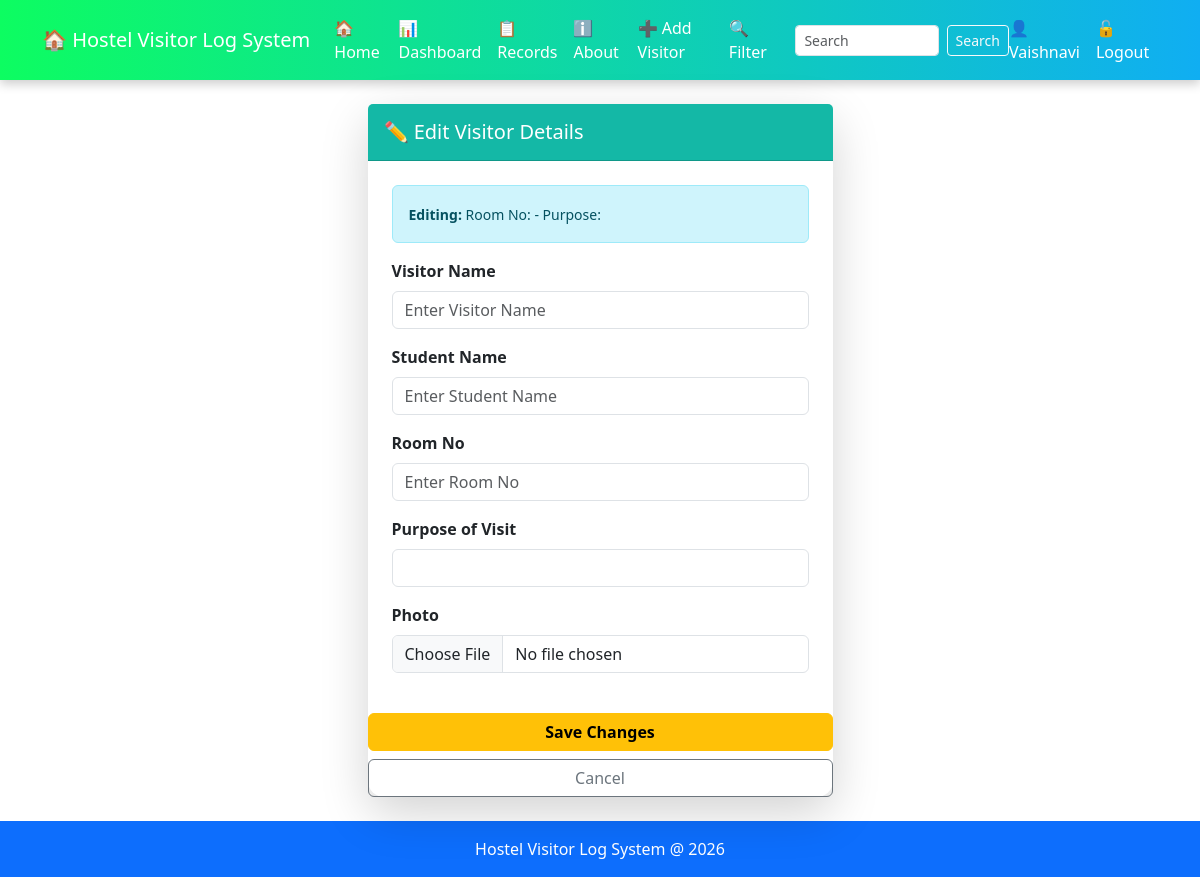
The app's page /edit_visitor/5 (signed in), older data.
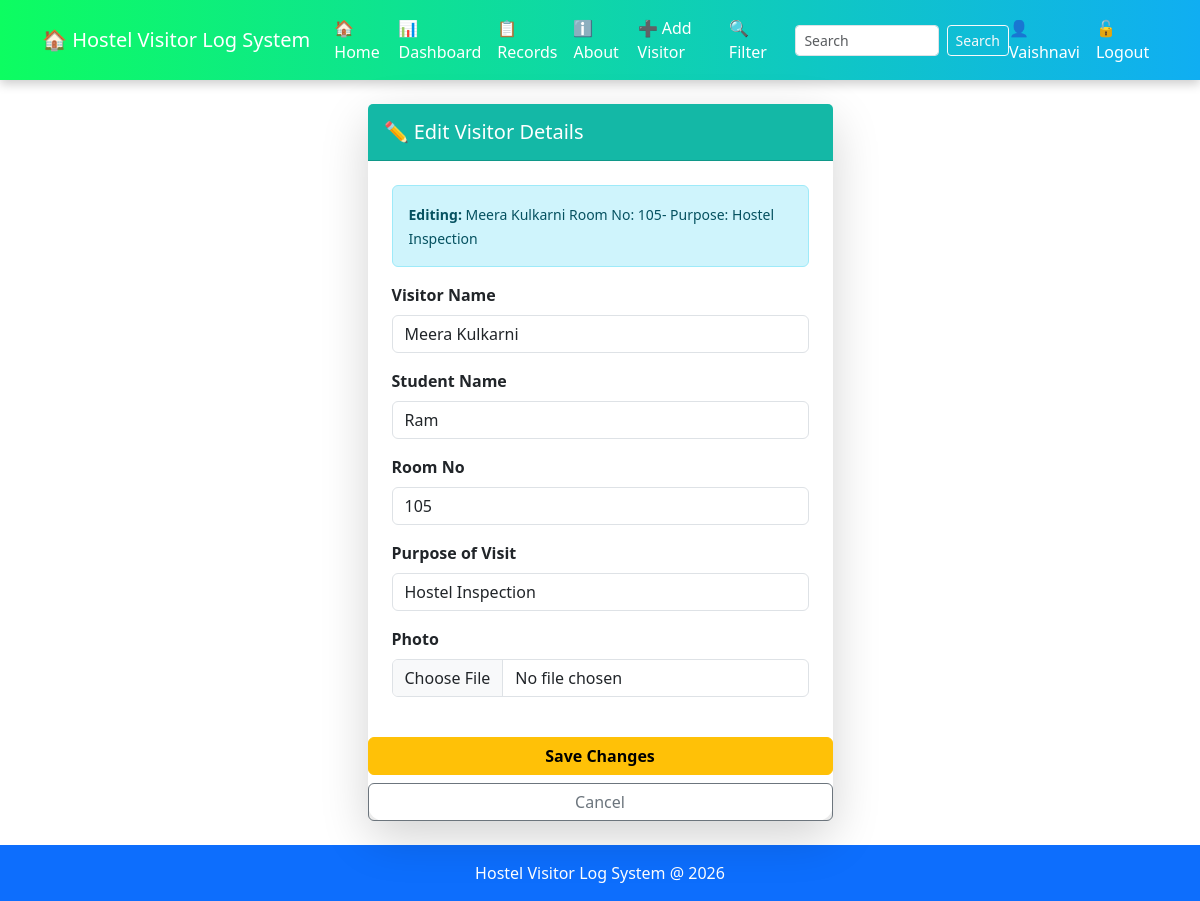
The same page, newer data.
### tables this page shows
CREATE TABLE visitors(
        id INTEGER PRIMARY KEY AUTOINCREMENT,
        visitor_name TEXT NOT NULL,
        student_name TEXT NOT NULL,
        room_no TEXT NOT NULL,
        purpose TEXT NOT NULL
    );

### app.py (the view, shortened to what this page needs)
@app.route("/edit_visitor/<int:id>", methods=["GET", "POST"])
def edit_visitor(id):
    if session.get('role') !='admin':
        flash("Admins only! You do not have permission","danger")
        return redirect('/')
    conn = get_db()
    visitor = conn.execute("""
        SELECT * FROM visitors WHERE id=?
    """, (id,)).fetchone()
    conn.close()
    return render_template("edit_visitor.html", visitor=visitor)

### app.py (called while the page is built)
def get_db():
    conn = sqlite3.connect("Database.db")
    conn.row_factory = sqlite3.Row
    return conn

### templates/edit_visitor.html (shortened to what this page needs)
{% extends "base.html" %}
{% block content %}
<div class="row-justify-content center">
<div class="col-md-5 mx-auto">
<div class="card shadow-lg border-0 rounded-4 ">
    <div class="card-header py-3" style="background-color: #14b8a6;">
        <h5 class="mb-0 text-white">
            ✏️ Edit Visitor Details
        </h5>
    </div>
    <div class="card-body p-4">
        <div class="alert alert-info" py-2 mb-4 role="alert">
            <small>
                <strong>Editing: </strong>
                {{ visitor.visitor_name }}
                Room No: {{visitor.room_no}}-
                Purpose: {{ visitor.purpose }}
            </small>
        </div>
        <form action="/edit_visitor/{{ visitor.id }}"
              method="POST" enctype="multipart/form-data">
              <div class="mb-3">
                <label class="form-label fw-bold">Visitor Name</label>
              <input required
                     name="visitor_name"
                     class="form-control"
                     placeholder="Enter Visitor Name"
                     type="text"
                     value="{{ visitor.visitor_name }}">
              </div>
            <div class="mb-3">
                <label class="form-label fw-bold">Student Name</label>
                <input required
                       name="student_name"
                       class="form-control"
                       placeholder="Enter Student Name"
                       type="text"
                       value="{{ visitor.student_name }}">
                </div>
            <div class="mb-3">
                <label class="form-label fw-bold">Room No</label>
                <input required
                       name="room_no"
                       class="form-control"
                       placeholder="Enter Room No "
                       type="number"
                       value="{{ visitor.room_no }}">
                </div>
            <div class="mb-3">
                <label class="form-label fw-bold">Purpose of Visit </label>
                <input required
                          name="purpose"
                          class="form-control"
                          type="text"value="{{ visitor.purpose }}">
                </div>
                <div class="mb-3">
                <label class="form-label fw-bold">Photo</label>
                <input
                       name="photo"
                       class="form-control"
                       type="file"
                       accept="image/*">
                </div>
            </div>
            <div class="d-grid">
                <button type="submit" class="btn btn-warning fw-bold">
                    Save Changes
                </button>
                <a href="/records"
                   class="btn btn-outline-secondary mt-2">
                    Cancel
                </a>
            </div>
    </div>
</div>
</div>
{% endblock %}

Row changes from the older to the newer data that the page shows:
added visitors: visitor_name "Meera Kulkarni", room_no "105", purpose "Hostel Inspection", student_name "Ram"
Text that changed along with them:
form field purpose: (not shown) → "Hostel Inspection"
